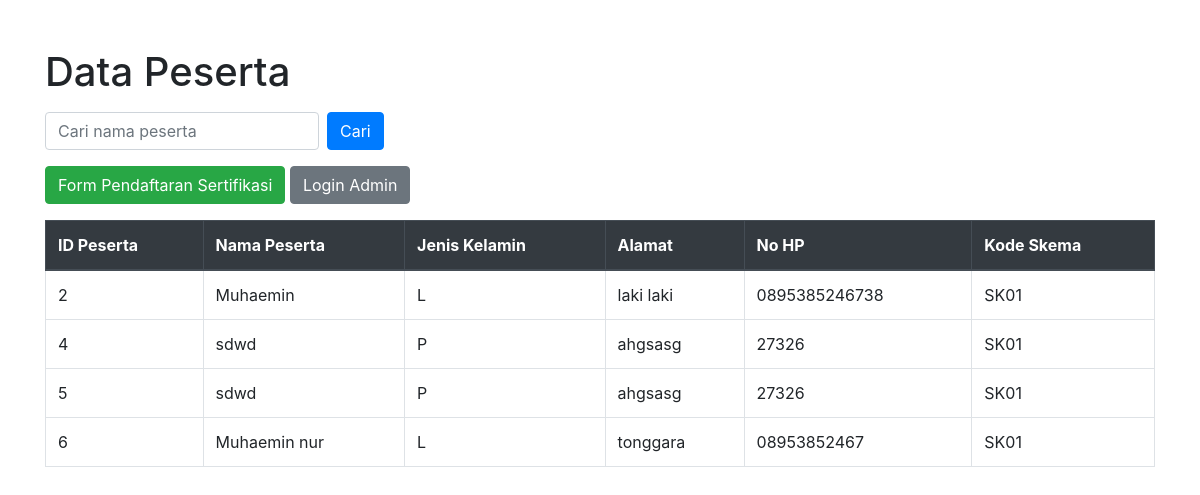
Screenshot of /lihat.php with the database file from the repository.
### tables this page shows
CREATE TABLE `peserta` (
  `id_peserta` int(11) NOT NULL,
  `kd_skema` varchar(10) DEFAULT NULL,
  `nm_peserta` varchar(100) DEFAULT NULL,
  `jekel` enum('L','P') DEFAULT NULL,
  `alamat` text DEFAULT NULL,
  `no_hp` varchar(15) DEFAULT NULL
);

### lihat.php (the view, shortened to what this page needs)
<?php
include 'config.php';
$search = isset($_GET['search']) ? $_GET['search'] : '';
$sql = "SELECT * FROM Peserta WHERE nm_peserta LIKE '%$search%'";
$result = $conn->query($sql);
?>
<!DOCTYPE html>
<html>
<head>
    <link href="https://stackpath.bootstrapcdn.com/bootstrap/4.5.2/css/bootstrap.min.css" rel="stylesheet">
</head>
<body>
    <div class="container">
        <h1 class="mt-5">Data Peserta</h1>
        <form class="form-inline my-3" method="GET" action="index.php">
            <input type="text" class="form-control mr-2" name="search" placeholder="Cari nama peserta" value="<?php echo $search; ?>">
            <button type="submit" class="btn btn-primary">Cari</button>
        </form>
        <a href="form_pendaftaran.php" class="btn btn-success mb-3">Form Pendaftaran Sertifikasi</a>
        <a href="login.php" class="btn btn-secondary mb-3">Login Admin</a>
        <table class="table table-bordered">
            <thead class="thead-dark">
                <tr>
                    <th>ID Peserta</th>
                    <th>Nama Peserta</th>
                    <th>Jenis Kelamin</th>
                    <th>Alamat</th>
                    <th>No HP</th>
                    <th>Kode Skema</th>
                </tr>
            </thead>
            <tbody>
                <?php
                if ($result->num_rows > 0) {
                    while($row = $result->fetch_assoc()) {
                        echo "<tr>
                                <td>{$row['id_peserta']}</td>
                                <td>{$row['nm_peserta']}</td>
                                <td>{$row['jekel']}</td>
                                <td>{$row['alamat']}</td>
                                <td>{$row['no_hp']}</td>
                                <td>{$row['kd_skema']}</td>
                            </tr>";
                    }
                } else {
                    echo "<tr><td colspan='6' class='text-center'>Tidak ada data</td></tr>";
                }
                ?>
            </tbody>
        </table>
    </div>
</body>
</html>

### rows the page displays
peserta: id_peserta "2", nm_peserta "Muhaemin", jekel "L", alamat "laki laki", no_hp "0895385246738", kd_skema "SK01"
peserta: id_peserta "4", nm_peserta "sdwd", jekel "P", alamat "ahgsasg", no_hp "27326", kd_skema "SK01"
peserta: id_peserta "5", nm_peserta "sdwd", jekel "P", alamat "ahgsasg", no_hp "27326", kd_skema "SK01"
peserta: id_peserta "6", nm_peserta "Muhaemin nur", jekel "L", alamat "tonggara", no_hp "08953852467", kd_skema "SK01"
